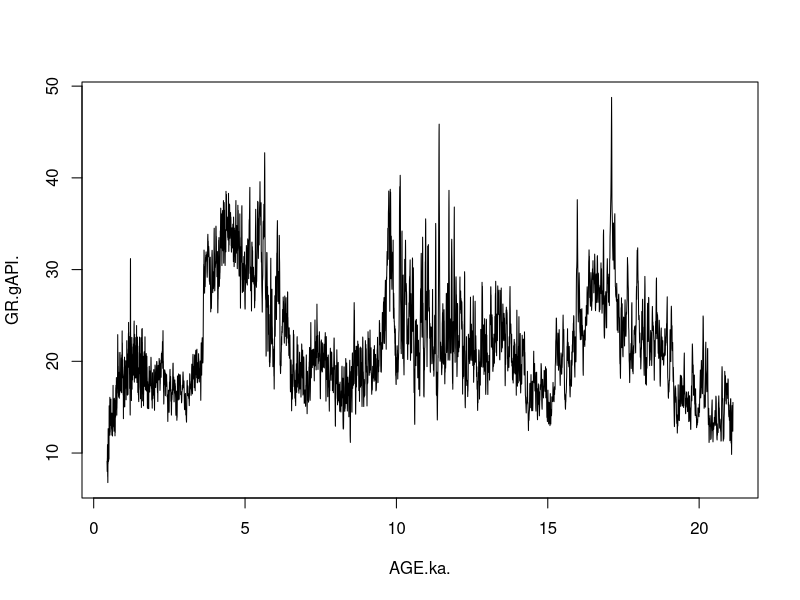
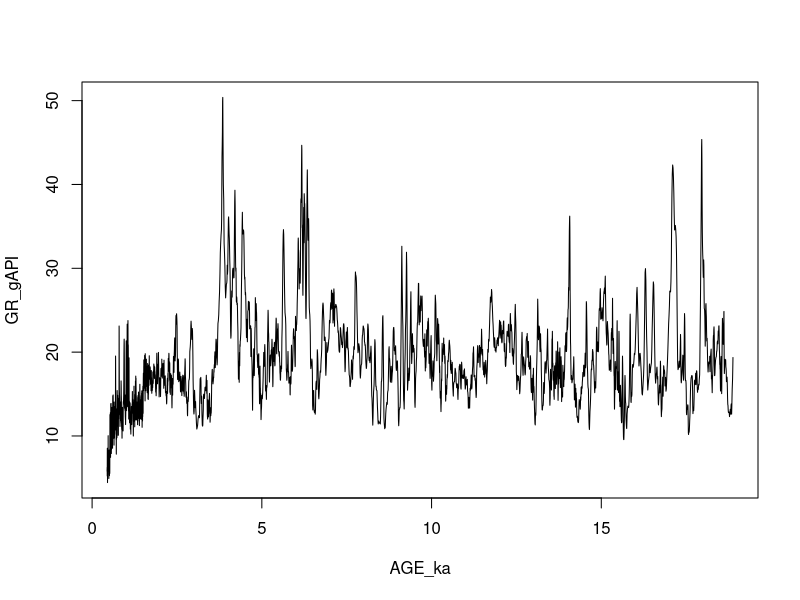
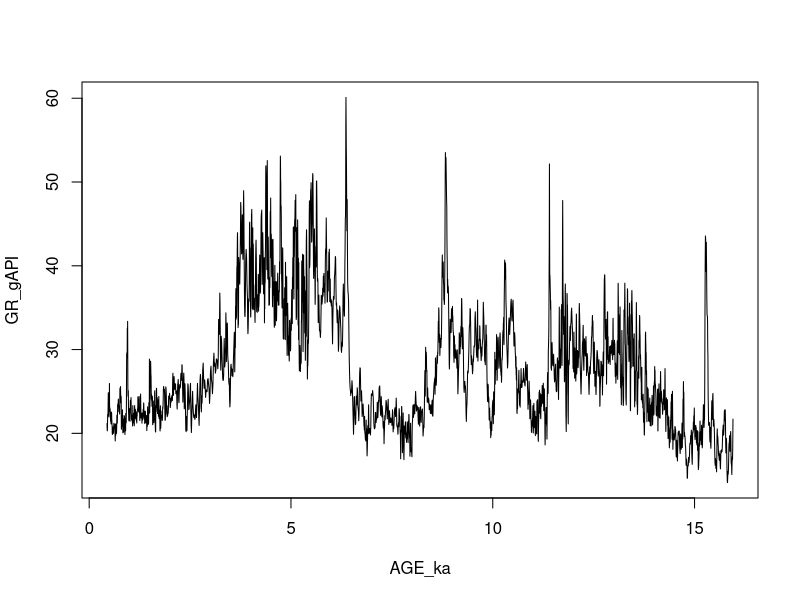

Source code (R) for these figures, in order: (Note: this script raises an error after producing the figures.)
install.packages(setdiff(c("RColorBrewer", "viridis"), rownames(installed.packages())))

library(RColorBrewer)
library(viridis)


Picard1 = read.csv("data/Picard 1_ageNGR.csv")
Picard1[,1] = Picard1[,1]/1000
plot(Picard1, type = 'l')


Minilya1 = read.csv("data/Minilya 1_ageNGR.csv")
Minilya1[,1] = Minilya1[,1]/1000
plot(Minilya1, type = 'l')


U1464 = read.csv("data/U1464_ageNGR.csv")
U1464[,1] = U1464[,1]/1000
plot(U1464, type = 'l')


# Import South Galapagos 1 NGR
SG1_agemodel2_i = read.csv("data/SG1_AgeModel2.csv")

############################
# Make Figure 12
###########################

setwd("Figures/")

pdf(file = "Figure 12.pdf", width = 8.5, height = 11, paper = "a4")

png(filename = "Figure 12.png", width = 5000, height = 6000, res = 600)

par(mar=c(0,5,1,5))

layout(matrix(c(1,2,3,4), 4, 1, byrow = TRUE), widths=c(1,1,1,1), heights=c(1,1,1,1.65))

plot(SG1_agemodel2_i, xlim = c(2.49,10.0), xaxs = "i", type = "l", ylim = c(20,65), col = mycol[4], lwd = 2, axes = F, xlab = "", ylab = "")
axis(4, at = c(60, seq(20,60,20)), cex.axis = 1.75, col = mycol[4], col.axis = mycol[4])
mtext("NGR (gAPI)", at = 40, side = 4, line = 2.5, cex = 1.0, col = mycol[4])
arrows(x0 = 6.7, y0 = 48, x1 = 5.6, y1 = 55, length = 0.1, lwd = 2)
arrows(x0 = 3.58, y0 = 64, x1 = 3.54, y1 = 43, length = 0.1, lwd = 2)
box()
text(4.85,64,"(a) South Galapagos-1 15°54'S Browse Basin", cex = 1.75, col = mycol[4])

par(mar=c(0,5,0,5))

plot(U1464, type = "l", ylim = c(15,60), xlim = c(2.49,10.0), xaxs = "i", col = mycol[3], lwd = 2, axes = F, xaxt = "n", xlab = "", ylab = "")
axis(2, at = c(60, seq(20,60,20)), cex.axis = 1.75, col = mycol[3], col.axis = mycol[3])
mtext("NGR (gAPI)", at = 40, side = 2, line = 2.5, cex = 1.0, col = mycol[3])
text(4.4,57,"(b) U1464 18°4'S Roebuck Basin", cex = 1.75, col = mycol[3])
arrows(x0 = 6.52, y0 = 27, x1 = 6.45, y1 = 59, length = 0.1, lwd = 2)
arrows(x0 = 3.68, y0 = 49, x1 = 3.53, y1 = 29, length = 0.1, lwd = 2)
box()

plot(Minilya1, type = "l", ylim = c(10,50), xlim = c(2.49,10.0), xaxs = "i", col = mycol[5], lwd = 2, axes = F, xaxt = "n", xlab = "", ylab = "")
axis(4, at = c(45, seq(15,45,15)), cex.axis = 1.75, col = mycol[5], col.axis = mycol[5])
mtext("NGR (gAPI)", at = 30, side = 4, line = 2.5, cex = 1.0, col = mycol[5])
text(4.5,48,"(c) Minilya-1 18°19'S Roebuck Basin", cex = 1.75, col = mycol[5])
arrows(x0 = 6.5, y0 = 20, x1 = 6.4, y1 = 45, length = 0.1, lwd = 2)
arrows(x0 = 3.72, y0 = 48, x1 = 3.62, y1 = 21, length = 0.1, lwd = 2)
box()

par(mar=c(5,5,0,5))

plot(Picard1, type = "l", ylim = c(0,50), xlim = c(2.49,10.0), xaxs = "i", col = mycol[6], lwd = 2, axes = F, xaxt = "n", xlab = "", ylab = "")
axis(1, at = c(2.58,3.0,3.6,4.0,5.0,5.33,6.0,7.24,8.0,9.0,10.00), labels = c("2.58", "3.0", "3.6", "4.0", "5.0", "5.33", "6.0", "7.24", "8.0", "9.0", "10.00"), cex.axis = 1.75)
axis(2, at = c(50, seq(10,50,20)), cex.axis = 1.75, col = mycol[6], col.axis = mycol[6])
mtext("Age (Ma)", side = 1, line = 2.5, cex = 1.25)
mtext("NGR (gAPI)", at = 30, side = 2, line = 2.5, cex = 1.0, col = mycol[6])
text(4.8,48,"(d) Picard-1 18°57'S North Carnarvon Basin", cex = 1.75, col = mycol[6])
arrows(x0 = 6.5, y0 = 27, x1 = 5.6, y1 = 47, length = 0.1, lwd = 2)
arrows(x0 = 3.62, y0 = 37, x1 = 3.55, y1 = 24, length = 0.1, lwd = 2)
box()
rect(2.49,4,2.58,-1.9, col = rgb(255/255,242/255,174/255))
rect(2.58,4,5.33,-1.9, col = rgb(255/255,255/255,153/255))
rect(5.33,4,10.0,-1.9, col = rgb(255/255,255/255,0/255))

text(2.54, 1, "P.", cex = 1.5)
text(3.95, 1, "Pliocene", cex = 1.75)
text(7.63, 1, "Miocene", cex = 1.75)

rect(2.49,4,2.58,10, col = rgb(255/255,237/255,179/255))
rect(2.58,4,3.6,10, col = rgb(255/255,255/255,191/255))
rect(3.6,4,5.33,10, col = rgb(255/255,255/255,179/255))
rect(5.33,4,7.246,10, col = rgb(255/255,255/255,115/255))
rect(7.246,4,10.0,10, col = rgb(255/255,255/255,102/255))


text(2.54, 7, "G.", cex = 1.25)
text(3.08, 7, "Piacenzian", cex = 1.5)
text(4.45, 7, "Zanclean", cex = 1.5)
text(6.28, 7, "Messinian", cex = 1.5)
text(8.63, 7, "Tortonian", cex = 1.5)

dev.off()